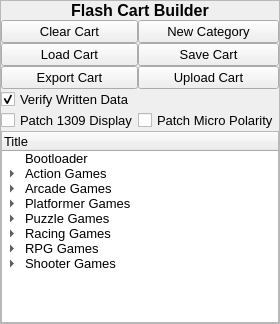
           <widget class="QFrame" name="frame">
            <property name="frameShape">
             <enum>QFrame::StyledPanel</enum>
            </property>
            <property name="frameShadow">
             <enum>QFrame::Raised</enum>
            </property>
            <layout class="QVBoxLayout" name="verticalLayout">
             <property name="spacing">
              <number>0</number>
             </property>
             <property name="leftMargin">
              <number>0</number>
             </property>
             <property name="topMargin">
              <number>0</number>
             </property>
             <property name="rightMargin">
              <number>0</number>
             </property>
             <property name="bottomMargin">
              <number>0</number>
             </property>
             <item>
              <widget class="QLabel" name="label">
               <property name="sizePolicy">
                <sizepolicy hsizetype="Preferred" vsizetype="Fixed">
                 <horstretch>0</horstretch>
                 <verstretch>0</verstretch>
                </sizepolicy>
               </property>
               <property name="font">
                <font>
                 <pointsize>12</pointsize>
                 <weight>75</weight>
                 <bold>true</bold>
                </font>
               </property>
               <property name="text">
                <string>Flash Cart Builder</string>
               </property>
               <property name="alignment">
                <set>Qt::AlignCenter</set>
               </property>
              </widget>
             </item>
             <item>
              <widget class="QWidget" name="widget" native="true">
               <layout class="QVBoxLayout" name="verticalLayout_2">
                <property name="spacing">
                 <number>0</number>
                </property>
                <property name="leftMargin">
                 <number>0</number>
                </property>
                <property name="topMargin">
                 <number>0</number>
                </property>
                <property name="rightMargin">
                 <number>0</number>
                </property>
                <property name="bottomMargin">
                 <number>0</number>
                </property>
                <item>
                 <widget class="QWidget" name="widget_2" native="true">
                  <property name="font">
                   <font>
                    <pointsize>10</pointsize>
                   </font>
                  </property>
                  <layout class="QGridLayout" name="gridLayout">
                   <property name="leftMargin">
                    <number>0</number>
                   </property>
                   <property name="topMargin">
                    <number>0</number>
                   </property>
                   <property name="rightMargin">
                    <number>0</number>
                   </property>
                   <property name="bottomMargin">
                    <number>0</number>
                   </property>
                   <property name="spacing">
                    <number>0</number>
                   </property>
                   <item row="0" column="0">
                    <widget class="QPushButton" name="btnClearCart">
                     <property name="font">
                      <font>
                       <pointsize>10</pointsize>
                      </font>
                     </property>
                     <property name="text">
                      <string>Clear Cart</string>
                     </property>
                    </widget>
                   </item>
                   <item row="1" column="0">
                    <widget class="QPushButton" name="btnLoadCart">
                     <property name="font">
                      <font>
                       <pointsize>10</pointsize>
                      </font>
                     </property>
                     <property name="text">
                      <string>Load Cart</string>
                     </property>
                    </widget>
                   </item>
                   <item row="1" column="1">
                    <widget class="QPushButton" name="btnSaveCart">
                     <property name="font">
                      <font>
                       <pointsize>10</pointsize>
                      </font>
                     </property>
                     <property name="text">
                      <string>Save Cart</string>
                     </property>
                    </widget>
                   </item>
                   <item row="0" column="1">
                    <widget class="QPushButton" name="pushButton">
                     <property name="font">
                      <font>
                       <pointsize>10</pointsize>
                      </font>
                     </property>
                     <property name="text">
                      <string>New Category</string>
                     </property>
                    </widget>
                   </item>
                   <item row="2" column="0">
                    <widget class="QPushButton" name="btnExportCart">
                     <property name="font">
                      <font>
                       <pointsize>10</pointsize>
                      </font>
                     </property>
                     <property name="text">
                      <string>Export Cart</string>
                     </property>
                    </widget>
                   </item>
                   <item row="2" column="1">
                    <widget class="QPushButton" name="btnUploadCart">
                     <property name="font">
                      <font>
                       <pointsize>10</pointsize>
                      </font>
                     </property>
                     <property name="text">
                      <string>Upload Cart</string>
                     </property>
                    </widget>
                   </item>
                   <item row="3" column="0">
                    <widget class="QCheckBox" name="chkVerify">
                     <property name="font">
                      <font>
                       <pointsize>10</pointsize>
                      </font>
                     </property>
                     <property name="text">
                      <string>Verify Written Data</string>
                     </property>
                     <property name="checked">
                      <bool>true</bool>
                     </property>
                    </widget>
                   </item>
                   <item row="4" column="0">
                    <widget class="QCheckBox" name="chkFix1309">
                     <property name="font">
                      <font>
                       <pointsize>10</pointsize>
                      </font>
                     </property>
                     <property name="toolTip">
                      <string>Patches sketches for homemade arduboys using SSD1309 OLED displays.</string>
                     </property>
                     <property name="text">
                      <string>Patch 1309 Display</string>
                     </property>
                    </widget>
                   </item>
                   <item row="4" column="1">
                    <widget class="QCheckBox" name="chkFixMicro">
                     <property name="font">
                      <font>
                       <pointsize>10</pointsize>
                      </font>
                     </property>
                     <property name="toolTip">
                      <string>Patch all sketches for homemade arduboys using an Arduino Micro. The TX and RX LED polarities are reversed on these boards.</string>
                     </property>
                     <property name="text">
                      <string>Patch Micro Polarity</string>
                     </property>
                    </widget>
                   </item>
                  </layout>
                 </widget>
                </item>
                <item>
                 <widget class="QTreeWidget" name="treeFlashCartBuilder">
                  <property name="font">
                   <font>
                    <pointsize>10</pointsize>
                   </font>
                  </property>
                  <property name="dragEnabled">
                   <bool>true</bool>
                  </property>
                  <property name="dragDropMode">
                   <enum>QAbstractItemView::DragDrop</enum>
                  </property>
                  <property name="defaultDropAction">
                   <enum>Qt::MoveAction</enum>
                  </property>
                  <column>
                   <property name="text">
                    <string>Title</string>
                   </property>
                  </column>
                  <item>
                   <property name="text">
                    <string>Bootloader</string>
                   </property>
                   <property name="flags">
                    <set>ItemIsSelectable|ItemIsUserCheckable|ItemIsEnabled</set>
                   </property>
                  </item>
                  <item>
                   <property name="text">
                    <string>Action Games</string>
                   </property>
                   <property name="flags">
                    <set>ItemIsSelectable|ItemIsDropEnabled|ItemIsUserCheckable|ItemIsEnabled</set>
                   </property>
                   <item>
                    <property name="text">
                     <string>SanSan</string>
                    </property>
                    <property name="flags">
                     <set>ItemIsSelectable|ItemIsDragEnabled|ItemIsUserCheckable|ItemIsEnabled</set>
                    </property>
                   </item>
                  </item>
                  <item>
                   <property name="text">
                    <string>Arcade Games</string>
                   </property>
                   <property name="flags">
                    <set>ItemIsSelectable|ItemIsDropEnabled|ItemIsUserCheckable|ItemIsEnabled</set>
                   </property>
                   <item>
                    <property name="text">
                     <string>1943</string>
                    </property>
                    <property name="flags">
                     <set>ItemIsSelectable|ItemIsDragEnabled|ItemIsUserCheckable|ItemIsEnabled</set>
                    </property>
                   </item>
                   <item>
                    <property name="text">
                     <string>Ardu-Whack</string>
                    </property>
                    <property name="flags">
                     <set>ItemIsSelectable|ItemIsDragEnabled|ItemIsUserCheckable|ItemIsEnabled</set>
                    </property>
                   </item>
                  </item>
                  <item>
                   <property name="text">
                    <string>Platformer Games</string>
                   </property>
                   <property name="flags">
                    <set>ItemIsSelectable|ItemIsDropEnabled|ItemIsUserCheckable|ItemIsEnabled</set>
                   </property>
                   <item>
                    <property name="text">
                     <string>CastleBoy</string>
                    </property>
                    <property name="flags">
                     <set>ItemIsSelectable|ItemIsDragEnabled|ItemIsUserCheckable|ItemIsEnabled</set>
                    </property>
                   </item>
                  </item>
                  <item>
                   <property name="text">
                    <string>Puzzle Games</string>
                   </property>
                   <property name="flags">
                    <set>ItemIsSelectable|ItemIsDropEnabled|ItemIsUserCheckable|ItemIsEnabled</set>
                   </property>
                   <item>
                    <property name="text">
                     <string>Hangman</string>
                    </property>
                    <property name="flags">
                     <set>ItemIsSelectable|ItemIsDragEnabled|ItemIsUserCheckable|ItemIsEnabled</set>
                    </property>
                   </item>
                   <item>
                    <property name="text">
                     <string>LATE</string>
                    </property>
                    <property name="flags">
                     <set>ItemIsSelectable|ItemIsDragEnabled|ItemIsUserCheckable|ItemIsEnabled</set>
                    </property>
                   </item>
                   <item>
                    <property name="text">
                     <string>Minesweeper</string>
                    </property>
                    <property name="flags">
                     <set>ItemIsSelectable|ItemIsDragEnabled|ItemIsUserCheckable|ItemIsEnabled</set>
                    </property>
                   </item>
                  </item>
                  <item>
                   <property name="text">
                    <string>Racing Games</string>
                   </property>
                   <property name="flags">
                    <set>ItemIsSelectable|ItemIsDropEnabled|ItemIsUserCheckable|ItemIsEnabled</set>
                   </property>
                   <item>
                    <property name="text">
                     <string>Ard-Drivin</string>
                    </property>
                    <property name="flags">
                     <set>ItemIsSelectable|ItemIsDragEnabled|ItemIsUserCheckable|ItemIsEnabled</set>
                    </property>
                   </item>
                  </item>
                  <item>
                   <property name="text">
                    <string>RPG Games</string>
                   </property>
                   <property name="flags">
                    <set>ItemIsSelectable|ItemIsDropEnabled|ItemIsUserCheckable|ItemIsEnabled</set>
                   </property>
                   <item>
                    <property name="text">
                     <string>Rick &amp; Morty</string>
                    </property>
                    <property name="flags">
                     <set>ItemIsSelectable|ItemIsDragEnabled|ItemIsUserCheckable|ItemIsEnabled</set>
                    </property>
                   </item>
                  </item>
                  <item>
                   <property name="text">
                    <string>Shooter Games</string>
                   </property>
                   <property name="flags">
                    <set>ItemIsSelectable|ItemIsDropEnabled|ItemIsUserCheckable|ItemIsEnabled</set>
                   </property>
                   <item>
                    <property name="text">
                     <string>Night Raid</string>
                    </property>
                    <property name="flags">
                     <set>ItemIsSelectable|ItemIsDragEnabled|ItemIsUserCheckable|ItemIsEnabled</set>
                    </property>
                   </item>
                  </item>
                 </widget>
                </item>
               </layout>
              </widget>
             </item>
            </layout>
           </widget>
